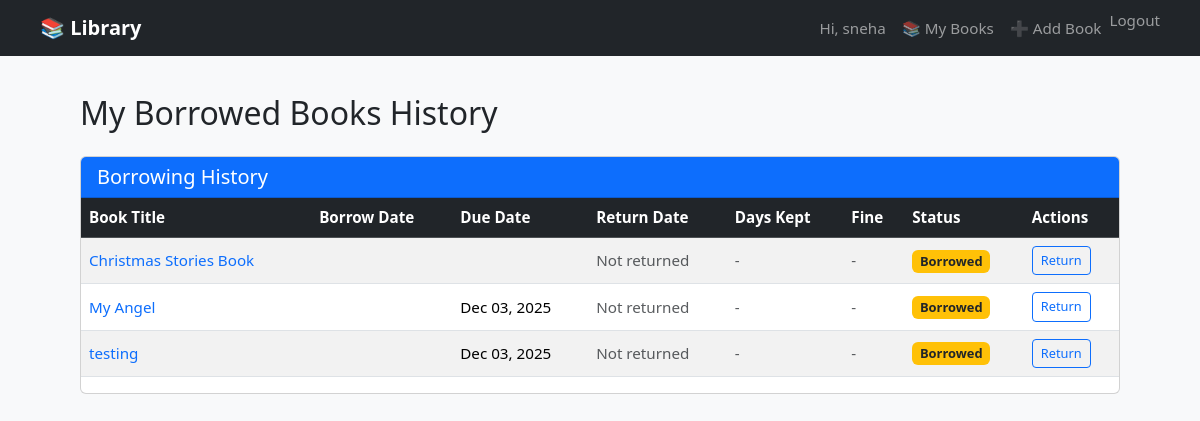
/borrowed-books/ (signed in), run on an earlier commit of the app's database.
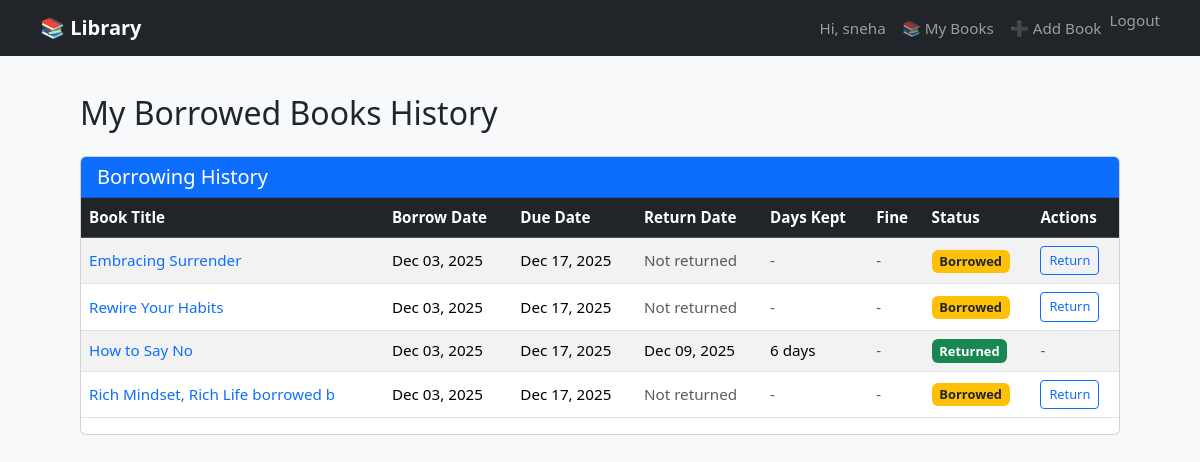
And on a later commit of the database.
### library_app/models.py (models this page shows, shortened)
class BorrowRecord(models.Model):
    book = models.ForeignKey(Book, on_delete=models.CASCADE, related_name="borrow_records")
    user = models.ForeignKey(User, on_delete=models.CASCADE, related_name="borrow_records")
    borrow_date = models.DateField(default=timezone.now)
    borrow_time = models.TimeField(default=timezone.now)
    due_date = models.DateField(default=timezone.now)
    due_time = models.TimeField(default=timezone.now)
    return_date = models.DateField(null=True, blank=True)
    return_time = models.TimeField(null=True, blank=True)
    fine_amount = models.DecimalField(max_digits=10, decimal_places=2, default=0.00)
    fine_paid = models.BooleanField(default=False)
    fine_calculated = models.BooleanField(default=False)

class Book(models.Model):
    title = models.CharField(max_length=255)
    author = models.CharField(max_length=200)
    isbn = models.CharField(max_length=20, blank=True)
    description = models.TextField(blank=True)
    is_available = models.BooleanField(default=True)
    cover = models.ImageField(upload_to='covers/', null=True, blank=True)
    created_at = models.DateTimeField(auto_now_add=True)

### library_app/views.py (the view)
# urls.py: path('borrowed-books/', views.borrowed_books_history, name='borrowed_books_history'),
@login_required
def borrowed_books_history(request):
    borrow_records = BorrowRecord.objects.filter(
        user=request.user
    ).select_related('book').order_by('-borrow_date')
    for record in borrow_records:
        if record.return_date and record.due_date and not record.fine_calculated:
            if record.return_date > record.due_date:
                days_late = (record.return_date - record.due_date).days
                if days_late > 0:
                    record.fine_amount = days_late * 5
                    record.fine_calculated = True
                    record.save()
    borrow_records = borrow_records.annotate(
        days_kept=ExpressionWrapper(
            F('return_date') - F('borrow_date'),
            output_field=fields.DurationField()
        )
    )
    total_fine = sum(record.fine_amount for record in borrow_records if not record.fine_paid and record.fine_amount > 0)
    return render(request, 'library_app/borrowed_books_history.html', {
        'borrow_records': borrow_records,
        'total_fine': total_fine
    })

### library_app/templates/library_app/borrowed_books_history.html (shortened to what the changed rows need)
{% extends 'base.html' %}
{% block content %}
<div class="container">
    <div class="d-flex justify-content-between align-items-center mb-4">
        <h2 class="my-0">My Borrowed Books History</h2>
    </div>
    <div class="card">
    {% if borrow_records %}
        <div class="table-responsive">
            <table class="table table-striped table-hover">
                <thead class="table-dark">
                    <tr>
                        <th>Book Title</th>
                        <th>Borrow Date</th>
                        <th>Due Date</th>
                        <th>Return Date</th>
                        <th>Days Kept</th>
                        <th>Fine</th>
                        <th>Status</th>
                        <th>Actions</th>
                    </tr>
                </thead>
                <tbody>
                    {% for record in borrow_records %}
                    <tr>
                        <td>
                            <a href="{% url 'book_detail' record.book.pk %}" class="text-decoration-none">
                                {{ record.book.title }}
                            </a>
                        </td>
                        <td>{{ record.borrow_date|date:"M d, Y" }}</td>
                        <td>{{ record.due_date|date:"M d, Y" }}</td>
                        <td>
                            {% if record.return_date %}
                                {{ record.return_date|date:"M d, Y" }}
                            {% else %}
                                <span class="text-muted">Not returned</span>
                            {% endif %}
                        </td>
                        <td>
                            {% if record.return_date %}
                                {{ record.days_kept.days }} days
                            {% else %}
                                <span class="text-muted">-</span>
                            {% endif %}
                        </td>
                        <td>
                            {% if record.fine_amount > 0 %}
                                {% if record.fine_paid %}
                                    <span class="text-success">₹{{ record.fine_amount }} (Paid)</span>
                                {% else %}
                                    <span class="text-danger">₹{{ record.fine_amount }}</span>
                                {% endif %}
                            {% else %}
                                <span class="text-muted">-</span>
                            {% endif %}
                        </td>
                        <td>
                            {% if record.return_date %}
                                <span class="badge bg-success">Returned</span>
                            {% else %}
                                {% if timezone.now > record.due_date %}
                                    <span class="badge bg-danger">Overdue</span>
                                {% else %}
                                    <span class="badge bg-warning text-dark">Borrowed</span>
                                {% endif %}
                            {% endif %}
                        </td>
                        <td>
                            {% if not record.return_date %}
                                <form method="post" action="{% url 'return_book' record.pk %}" class="d-inline">
                                    <button type="submit" class="btn btn-sm btn-outline-primary"
                                            onclick="return confirm('Are you sure you want to return this book?')">
                                        Return
                                    </button>
                                </form>
                            {% else %}
                                <span class="text-muted">-</span>
                            {% endif %}
                        </td>
                    </tr>
                    {% endfor %}
                </tbody>
            </table>
        </div>
        </div>
    </div>
    {% else %}
        <div class="alert alert-info">
            You haven't borrowed any books yet. <a href="{% url 'book_list' %}">Browse our collection</a> to find something interesting!
        </div>
    {% endif %}
</div>
{% endblock %}

What changed in the data, as far as the page shows it:
removed BorrowRecord: book "Christmas Stories Book", shows "Not returned", shows "Borrowed", shows "Return"
removed BorrowRecord: book "My Angel", due_date "Dec 03, 2025", shows "Not returned", shows "Borrowed", shows "Return"
removed BorrowRecord: book "testing", due_date "Dec 03, 2025", shows "Not returned", shows "Borrowed", shows "Return"
added BorrowRecord: book "Embracing Surrender", borrow_date "Dec 03, 2025", due_date "Dec 17, 2025", shows "Not returned", shows "Borrowed", shows "Return"
added BorrowRecord: book "Rewire Your Habits", borrow_date "Dec 03, 2025", due_date "Dec 17, 2025", shows "Not returned", shows "Borrowed", shows "Return"
added BorrowRecord: book "How to Say No", borrow_date "Dec 03, 2025", due_date "Dec 17, 2025", return_date "Dec 09, 2025", days_kept.days "6", shows "Returned"
added BorrowRecord: book "Rich Mindset, Rich Life borrowed b", borrow_date "Dec 03, 2025", due_date "Dec 17, 2025", shows "Not returned", shows "Borrowed", shows "Return"
